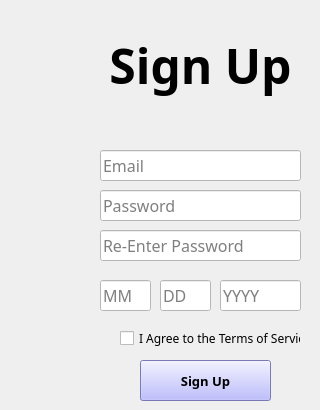
      <widget class="QWidget" name="signupmenu">
       <widget class="QLabel" name="signup_biglabel">
        <property name="geometry">
         <rect>
          <x>90</x>
          <y>20</y>
          <width>221</width>
          <height>91</height>
         </rect>
        </property>
        <property name="font">
         <font>
          <family>Glacial Indifference</family>
          <weight>50</weight>
          <bold>false</bold>
         </font>
        </property>
        <property name="text">
         <string>&lt;html&gt;&lt;head/&gt;&lt;body&gt;&lt;p align=&quot;center&quot;&gt;&lt;span style=&quot; font-size:36pt; font-weight:600;&quot;&gt;Sign Up&lt;/span&gt;&lt;/p&gt;&lt;/body&gt;&lt;/html&gt;</string>
        </property>
       </widget>
       <widget class="QCheckBox" name="signup_tos">
        <property name="geometry">
         <rect>
          <x>120</x>
          <y>330</y>
          <width>181</width>
          <height>17</height>
         </rect>
        </property>
        <property name="font">
         <font>
          <family>Glacial Indifference</family>
          <weight>50</weight>
          <bold>false</bold>
         </font>
        </property>
        <property name="text">
         <string>I Agree to the Terms of Service</string>
        </property>
       </widget>
       <widget class="QPushButton" name="signup_signup_button">
        <property name="geometry">
         <rect>
          <x>140</x>
          <y>360</y>
          <width>131</width>
          <height>41</height>
         </rect>
        </property>
        <property name="font">
         <font>
          <family>Glacial Indifference</family>
          <pointsize>10</pointsize>
          <weight>75</weight>
          <bold>true</bold>
         </font>
        </property>
        <property name="styleSheet">
         <string notr="true">background-color: rgb(170, 170, 255);</string>
        </property>
        <property name="text">
         <string>Sign Up</string>
        </property>
       </widget>
       <widget class="QLineEdit" name="signup_email">
        <property name="geometry">
         <rect>
          <x>100</x>
          <y>150</y>
          <width>201</width>
          <height>31</height>
         </rect>
        </property>
        <property name="font">
         <font>
          <family>Glacial Indifference</family>
          <pointsize>12</pointsize>
          <weight>50</weight>
          <bold>false</bold>
         </font>
        </property>
        <property name="styleSheet">
         <string notr="true">background-color: rgb(255, 255, 255);</string>
        </property>
        <property name="placeholderText">
         <string>Email</string>
        </property>
       </widget>
       <widget class="QLineEdit" name="signup_password">
        <property name="geometry">
         <rect>
          <x>100</x>
          <y>190</y>
          <width>201</width>
          <height>31</height>
         </rect>
        </property>
        <property name="font">
         <font>
          <family>Glacial Indifference</family>
          <pointsize>12</pointsize>
          <weight>50</weight>
          <bold>false</bold>
         </font>
        </property>
        <property name="styleSheet">
         <string notr="true">background-color: rgb(255, 255, 255);</string>
        </property>
        <property name="placeholderText">
         <string>Password</string>
        </property>
       </widget>
       <widget class="QLineEdit" name="signup_reenter">
        <property name="geometry">
         <rect>
          <x>100</x>
          <y>230</y>
          <width>201</width>
          <height>31</height>
         </rect>
        </property>
        <property name="font">
         <font>
          <family>Glacial Indifference</family>
          <pointsize>12</pointsize>
          <weight>50</weight>
          <bold>false</bold>
         </font>
        </property>
        <property name="styleSheet">
         <string notr="true">background-color: rgb(255, 255, 255);</string>
        </property>
        <property name="placeholderText">
         <string>Re-Enter Password</string>
        </property>
       </widget>
       <widget class="QLineEdit" name="signup_MM">
        <property name="geometry">
         <rect>
          <x>100</x>
          <y>280</y>
          <width>51</width>
          <height>31</height>
         </rect>
        </property>
        <property name="font">
         <font>
          <family>Glacial Indifference</family>
          <pointsize>12</pointsize>
          <weight>50</weight>
          <bold>false</bold>
         </font>
        </property>
        <property name="styleSheet">
         <string notr="true">background-color: rgb(255, 255, 255);</string>
        </property>
        <property name="placeholderText">
         <string>MM</string>
        </property>
       </widget>
       <widget class="QLineEdit" name="signup_DD">
        <property name="geometry">
         <rect>
          <x>160</x>
          <y>280</y>
          <width>51</width>
          <height>31</height>
         </rect>
        </property>
        <property name="font">
         <font>
          <family>Glacial Indifference</family>
          <pointsize>12</pointsize>
          <weight>50</weight>
          <bold>false</bold>
         </font>
        </property>
        <property name="styleSheet">
         <string notr="true">background-color: rgb(255, 255, 255);</string>
        </property>
        <property name="placeholderText">
         <string>DD</string>
        </property>
       </widget>
       <widget class="QLineEdit" name="signup_YYYY">
        <property name="geometry">
         <rect>
          <x>220</x>
          <y>280</y>
          <width>81</width>
          <height>31</height>
         </rect>
        </property>
        <property name="font">
         <font>
          <family>Glacial Indifference</family>
          <pointsize>12</pointsize>
          <weight>50</weight>
          <bold>false</bold>
         </font>
        </property>
        <property name="styleSheet">
         <string notr="true">background-color: rgb(255, 255, 255);</string>
        </property>
        <property name="placeholderText">
         <string>YYYY</string>
        </property>
       </widget>
      </widget>
